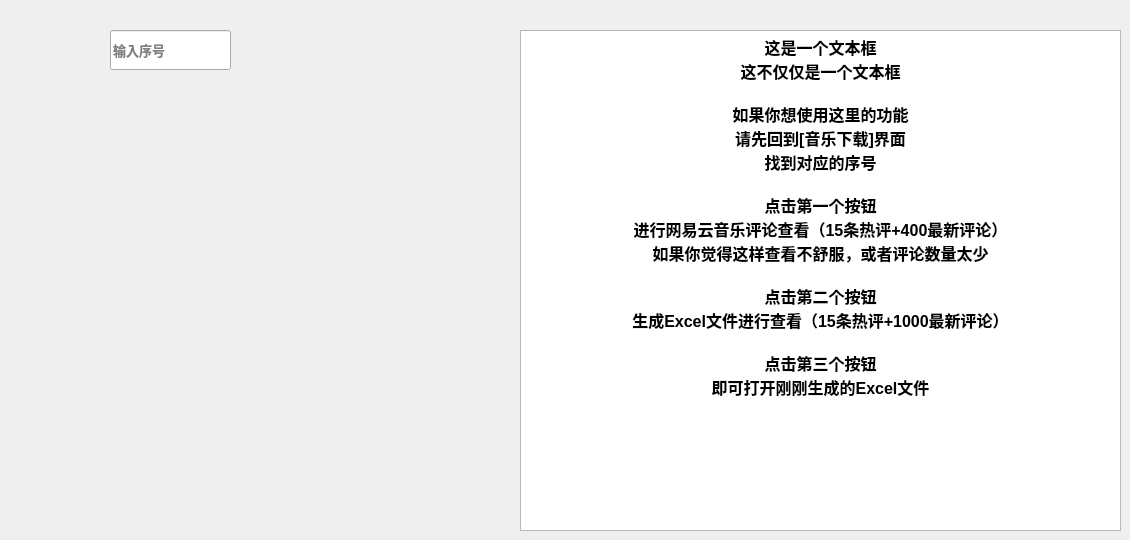
   <widget class="QWidget" name="tab_3">
    <attribute name="title">
     <string>评论</string>
    </attribute>
    <widget class="QTextEdit" name="comment_textEdit">
     <property name="geometry">
      <rect>
       <x>520</x>
       <y>30</y>
       <width>601</width>
       <height>501</height>
      </rect>
     </property>
     <property name="html">
      <string>&lt;!DOCTYPE HTML PUBLIC &quot;-//W3C//DTD HTML 4.0//EN&quot; &quot;http://www.w3.org/TR/REC-html40/strict.dtd&quot;&gt;
&lt;html&gt;&lt;head&gt;&lt;meta name=&quot;qrichtext&quot; content=&quot;1&quot; /&gt;&lt;style type=&quot;text/css&quot;&gt;
p, li { white-space: pre-wrap; }
&lt;/style&gt;&lt;/head&gt;&lt;body style=&quot; font-family:'思源黑体 CN Bold'; font-size:12pt; font-weight:600; font-style:normal;&quot;&gt;
&lt;p align=&quot;center&quot; style=&quot; margin-top:0px; margin-bottom:0px; margin-left:0px; margin-right:0px; -qt-block-indent:0; text-indent:0px;&quot;&gt;这是一个文本框&lt;/p&gt;
&lt;p align=&quot;center&quot; style=&quot; margin-top:0px; margin-bottom:0px; margin-left:0px; margin-right:0px; -qt-block-indent:0; text-indent:0px;&quot;&gt;这不仅仅是一个文本框&lt;/p&gt;
&lt;p align=&quot;center&quot; style=&quot;-qt-paragraph-type:empty; margin-top:0px; margin-bottom:0px; margin-left:0px; margin-right:0px; -qt-block-indent:0; text-indent:0px;&quot;&gt;&lt;br /&gt;&lt;/p&gt;
&lt;p align=&quot;center&quot; style=&quot; margin-top:0px; margin-bottom:0px; margin-left:0px; margin-right:0px; -qt-block-indent:0; text-indent:0px;&quot;&gt;如果你想使用这里的功能&lt;/p&gt;
&lt;p align=&quot;center&quot; style=&quot; margin-top:0px; margin-bottom:0px; margin-left:0px; margin-right:0px; -qt-block-indent:0; text-indent:0px;&quot;&gt;请先回到[音乐下载]界面&lt;/p&gt;
&lt;p align=&quot;center&quot; style=&quot; margin-top:0px; margin-bottom:0px; margin-left:0px; margin-right:0px; -qt-block-indent:0; text-indent:0px;&quot;&gt;找到对应的序号&lt;/p&gt;
&lt;p align=&quot;center&quot; style=&quot;-qt-paragraph-type:empty; margin-top:0px; margin-bottom:0px; margin-left:0px; margin-right:0px; -qt-block-indent:0; text-indent:0px;&quot;&gt;&lt;br /&gt;&lt;/p&gt;
&lt;p align=&quot;center&quot; style=&quot; margin-top:0px; margin-bottom:0px; margin-left:0px; margin-right:0px; -qt-block-indent:0; text-indent:0px;&quot;&gt;点击第一个按钮&lt;/p&gt;
&lt;p align=&quot;center&quot; style=&quot; margin-top:0px; margin-bottom:0px; margin-left:0px; margin-right:0px; -qt-block-indent:0; text-indent:0px;&quot;&gt;进行网易云音乐评论查看（15条热评+400最新评论）&lt;/p&gt;
&lt;p align=&quot;center&quot; style=&quot; margin-top:0px; margin-bottom:0px; margin-left:0px; margin-right:0px; -qt-block-indent:0; text-indent:0px;&quot;&gt;如果你觉得这样查看不舒服，或者评论数量太少&lt;/p&gt;
&lt;p align=&quot;center&quot; style=&quot;-qt-paragraph-type:empty; margin-top:0px; margin-bottom:0px; margin-left:0px; margin-right:0px; -qt-block-indent:0; text-indent:0px;&quot;&gt;&lt;br /&gt;&lt;/p&gt;
&lt;p align=&quot;center&quot; style=&quot; margin-top:0px; margin-bottom:0px; margin-left:0px; margin-right:0px; -qt-block-indent:0; text-indent:0px;&quot;&gt;点击第二个按钮&lt;/p&gt;
&lt;p align=&quot;center&quot; style=&quot; margin-top:0px; margin-bottom:0px; margin-left:0px; margin-right:0px; -qt-block-indent:0; text-indent:0px;&quot;&gt;生成Excel文件进行查看（15条热评+1000最新评论）&lt;/p&gt;
&lt;p align=&quot;center&quot; style=&quot;-qt-paragraph-type:empty; margin-top:0px; margin-bottom:0px; margin-left:0px; margin-right:0px; -qt-block-indent:0; text-indent:0px;&quot;&gt;&lt;br /&gt;&lt;/p&gt;
&lt;p align=&quot;center&quot; style=&quot; margin-top:0px; margin-bottom:0px; margin-left:0px; margin-right:0px; -qt-block-indent:0; text-indent:0px;&quot;&gt;点击第三个按钮&lt;/p&gt;
&lt;p align=&quot;center&quot; style=&quot; margin-top:0px; margin-bottom:0px; margin-left:0px; margin-right:0px; -qt-block-indent:0; text-indent:0px;&quot;&gt;即可打开刚刚生成的Excel文件&lt;/p&gt;&lt;/body&gt;&lt;/html&gt;</string>
     </property>
    </widget>
    <widget class="QLineEdit" name="comment_Edit">
     <property name="geometry">
      <rect>
       <x>110</x>
       <y>30</y>
       <width>121</width>
       <height>40</height>
      </rect>
     </property>
     <property name="font">
      <font>
       <family>思源黑体 CN Bold</family>
       <pointsize>10</pointsize>
       <weight>75</weight>
       <italic>false</italic>
       <bold>true</bold>
       <underline>false</underline>
       <strikeout>false</strikeout>
      </font>
     </property>
     <property name="frame">
      <bool>true</bool>
     </property>
     <property name="dragEnabled">
      <bool>false</bool>
     </property>
     <property name="readOnly">
      <bool>false</bool>
     </property>
     <property name="placeholderText">
      <string>输入序号</string>
     </property>
    </widget>
    <widget class="QPushButton" name="comment_pushButton">
     <property name="geometry">
      <rect>
       <x>140</x>
       <y>100</y>
       <width>50</width>
       <height>50</height>
      </rect>
     </property>
     <property name="font">
      <font>
       <family>思源黑体 CN Bold</family>
       <pointsize>10</pointsize>
       <weight>75</weight>
       <italic>false</italic>
       <bold>true</bold>
       <underline>false</underline>
       <strikeout>false</strikeout>
      </font>
     </property>
     <property name="cursor">
      <cursorShape>PointingHandCursor</cursorShape>
     </property>
     <property name="toolTip">
      <string>查看评论</string>
     </property>
     <property name="text">
      <string/>
     </property>
     <property name="icon">
      <iconset>
       <normaloff>Image/look.png</normaloff>Image/look.png</iconset>
     </property>
     <property name="iconSize">
      <size>
       <width>50</width>
       <height>50</height>
      </size>
     </property>
     <property name="flat">
      <bool>true</bool>
     </property>
    </widget>
    <widget class="QPushButton" name="comment_pushButton_2">
     <property name="geometry">
      <rect>
       <x>140</x>
       <y>200</y>
       <width>50</width>
       <height>50</height>
      </rect>
     </property>
     <property name="font">
      <font>
       <family>思源黑体 CN Bold</family>
       <pointsize>10</pointsize>
       <weight>75</weight>
       <italic>false</italic>
       <bold>true</bold>
       <underline>false</underline>
       <strikeout>false</strikeout>
      </font>
     </property>
     <property name="cursor">
      <cursorShape>PointingHandCursor</cursorShape>
     </property>
     <property name="toolTip">
      <string>生成Excel</string>
     </property>
     <property name="text">
      <string/>
     </property>
     <property name="icon">
      <iconset>
       <normaloff>Image/excel.png</normaloff>Image/excel.png</iconset>
     </property>
     <property name="iconSize">
      <size>
       <width>50</width>
       <height>50</height>
      </size>
     </property>
     <property name="flat">
      <bool>true</bool>
     </property>
    </widget>
    <widget class="QPushButton" name="comment_pushButton_3">
     <property name="geometry">
      <rect>
       <x>140</x>
       <y>300</y>
       <width>50</width>
       <height>50</height>
      </rect>
     </property>
     <property name="font">
      <font>
       <family>思源黑体 CN Bold</family>
       <pointsize>10</pointsize>
       <weight>75</weight>
       <italic>false</italic>
       <bold>true</bold>
       <underline>false</underline>
       <strikeout>false</strikeout>
      </font>
     </property>
     <property name="cursor">
      <cursorShape>OpenHandCursor</cursorShape>
     </property>
     <property name="toolTip">
      <string>打开Excel</string>
     </property>
     <property name="text">
      <string/>
     </property>
     <property name="icon">
      <iconset>
       <normaloff>Image/openexcel.png</normaloff>Image/openexcel.png</iconset>
     </property>
     <property name="iconSize">
      <size>
       <width>50</width>
       <height>50</height>
      </size>
     </property>
     <property name="flat">
      <bool>true</bool>
     </property>
    </widget>
    <widget class="QLabel" name="comment_show_label">
     <property name="geometry">
      <rect>
       <x>110</x>
       <y>410</y>
       <width>391</width>
       <height>40</height>
      </rect>
     </property>
     <property name="font">
      <font>
       <family>微软雅黑</family>
       <pointsize>12</pointsize>
       <weight>75</weight>
       <italic>false</italic>
       <bold>true</bold>
       <underline>false</underline>
       <strikeout>false</strikeout>
       <kerning>true</kerning>
      </font>
     </property>
     <property name="text">
      <string/>
     </property>
    </widget>
    <widget class="QTextEdit" name="comment_id_Edit">
     <property name="geometry">
      <rect>
       <x>980</x>
       <y>430</y>
       <width>104</width>
       <height>78</height>
      </rect>
     </property>
     <property name="html">
      <string>&lt;!DOCTYPE HTML PUBLIC &quot;-//W3C//DTD HTML 4.0//EN&quot; &quot;http://www.w3.org/TR/REC-html40/strict.dtd&quot;&gt;
&lt;html&gt;&lt;head&gt;&lt;meta name=&quot;qrichtext&quot; content=&quot;1&quot; /&gt;&lt;style type=&quot;text/css&quot;&gt;
p, li { white-space: pre-wrap; }
&lt;/style&gt;&lt;/head&gt;&lt;body style=&quot; font-family:'思源黑体 CN Bold'; font-size:12pt; font-weight:600; font-style:normal;&quot;&gt;
&lt;p style=&quot;-qt-paragraph-type:empty; margin-top:0px; margin-bottom:0px; margin-left:0px; margin-right:0px; -qt-block-indent:0; text-indent:0px; font-size:10pt;&quot;&gt;&lt;br /&gt;&lt;/p&gt;&lt;/body&gt;&lt;/html&gt;</string>
     </property>
    </widget>
    <widget class="QTextEdit" name="comment_name_textEdit">
     <property name="geometry">
      <rect>
       <x>800</x>
       <y>470</y>
       <width>151</width>
       <height>41</height>
      </rect>
     </property>
    </widget>
    <zorder>comment_name_textEdit</zorder>
    <zorder>comment_id_Edit</zorder>
    <zorder>comment_textEdit</zorder>
    <zorder>comment_Edit</zorder>
    <zorder>comment_pushButton</zorder>
    <zorder>comment_pushButton_2</zorder>
    <zorder>comment_pushButton_3</zorder>
    <zorder>comment_show_label</zorder>
   </widget>
